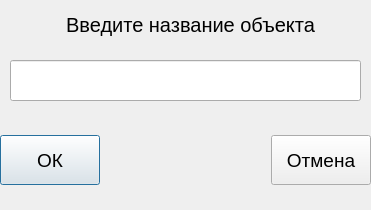
<?xml version="1.0" encoding="UTF-8"?>
<ui version="4.0">
 <class>SetName</class>
 <widget class="QDialog" name="SetName">
  <property name="geometry">
   <rect>
    <x>0</x>
    <y>0</y>
    <width>371</width>
    <height>210</height>
   </rect>
  </property>
  <property name="font">
   <font>
    <pointsize>15</pointsize>
   </font>
  </property>
  <property name="windowTitle">
   <string>Dialog</string>
  </property>
  <widget class="QWidget" name="horizontalLayoutWidget">
   <property name="geometry">
    <rect>
     <x>0</x>
     <y>120</y>
     <width>371</width>
     <height>80</height>
    </rect>
   </property>
   <layout class="QHBoxLayout" name="horizontalLayout">
    <item>
     <widget class="QPushButton" name="OkBut">
      <property name="minimumSize">
       <size>
        <width>100</width>
        <height>50</height>
       </size>
      </property>
      <property name="font">
       <font>
        <pointsize>14</pointsize>
       </font>
      </property>
      <property name="text">
       <string>ОК</string>
      </property>
     </widget>
    </item>
    <item>
     <spacer name="horizontalSpacer">
      <property name="orientation">
       <enum>Qt::Horizontal</enum>
      </property>
      <property name="sizeHint" stdset="0">
       <size>
        <width>40</width>
        <height>20</height>
       </size>
      </property>
     </spacer>
    </item>
    <item>
     <widget class="QPushButton" name="CanselBut">
      <property name="minimumSize">
       <size>
        <width>100</width>
        <height>50</height>
       </size>
      </property>
      <property name="font">
       <font>
        <pointsize>14</pointsize>
       </font>
      </property>
      <property name="text">
       <string>Отмена</string>
      </property>
     </widget>
    </item>
   </layout>
  </widget>
  <widget class="QLabel" name="label">
   <property name="geometry">
    <rect>
     <x>20</x>
     <y>9</y>
     <width>341</width>
     <height>31</height>
    </rect>
   </property>
   <property name="font">
    <font>
     <pointsize>15</pointsize>
    </font>
   </property>
   <property name="text">
    <string>Введите название объекта</string>
   </property>
   <property name="alignment">
    <set>Qt::AlignCenter</set>
   </property>
  </widget>
  <widget class="QLineEdit" name="NameEdit">
   <property name="geometry">
    <rect>
     <x>10</x>
     <y>60</y>
     <width>351</width>
     <height>41</height>
    </rect>
   </property>
   <property name="font">
    <font>
     <pointsize>14</pointsize>
    </font>
   </property>
   <property name="maxLength">
    <number>50</number>
   </property>
  </widget>
 </widget>
 <resources/>
 <connections/>
</ui>
